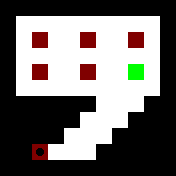

Tiled map render using the project's own tile images. Description and the whole map definition, tile-layer contents included, below:
An orthogonal 11x11 tile map with 16x16 px tiles, 2 tile layers (Layer1, Layer2).

<map version="1.0" orientation="orthogonal" renderorder="right-down" width="11" height="11" tilewidth="16" tileheight="16" nextobjectid="1">
 <tileset firstgid="1" source="../Tiles.tsx" />
 <layer name="Layer1" width="11" height="11">
  <data encoding="csv">
1,1,1,1,1,1,1,1,1,1,1,
1,5,5,5,5,5,5,5,5,5,1,
1,5,5,5,5,5,5,5,5,5,1,
1,5,5,5,5,5,5,5,5,5,1,
1,5,5,5,5,5,5,5,5,5,1,
1,5,5,5,5,5,5,5,5,5,1,
1,1,1,1,1,1,5,5,5,1,1,
1,1,1,1,1,5,5,5,1,1,1,
1,1,1,1,5,5,5,1,1,1,1,
1,1,5,5,5,5,1,1,1,1,1,
1,1,1,1,1,1,1,1,1,1,1
</data>
 </layer>
 <layer name="Layer2" width="11" height="11">
  <data encoding="csv">
0,0,0,0,0,0,0,0,0,0,0,
0,0,0,0,0,0,0,0,0,0,0,
0,0,3,0,0,3,0,0,3,0,0,
0,0,0,0,0,0,0,0,0,0,0,
0,0,3,0,0,3,0,0,4,0,0,
0,0,0,0,0,0,0,0,0,0,0,
0,0,0,0,0,0,0,0,0,0,0,
0,0,0,0,0,0,0,0,0,0,0,
0,0,0,0,0,0,0,0,0,0,0,
0,0,7,0,0,0,0,0,0,0,0,
0,0,0,0,0,0,0,0,0,0,0
</data>
 </layer>
</map>
